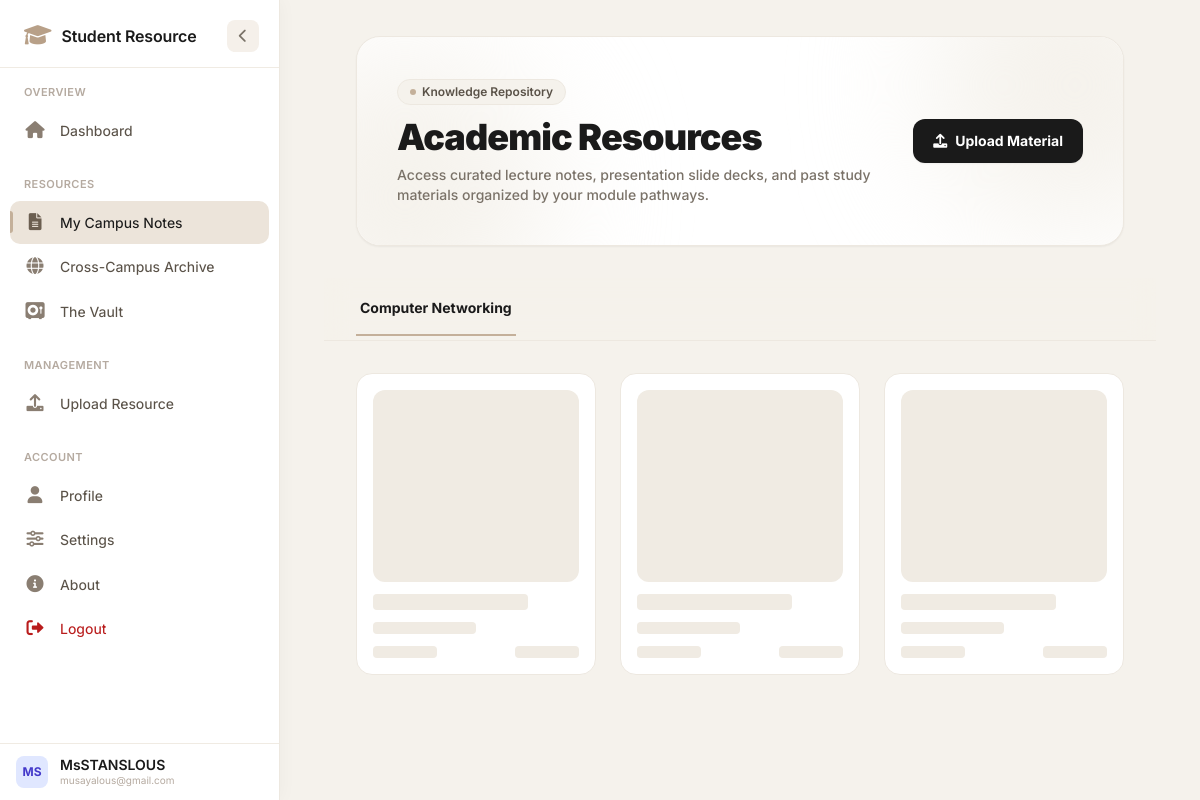
/campus_notes (signed in), run on the app's committed database.
### app/models.py (models this page shows)
class User(db.Model, UserMixin):
    id = db.Column(db.Integer, primary_key=True)
    full_name = db.Column(db.String(100), nullable=False)
    email = db.Column(db.String(120), unique=True, nullable=False)
    password_hash = db.Column(db.String(128), nullable=False)
    campus = db.Column(db.String(50), nullable=False)
    student_id = db.Column(db.String(20), nullable=True)
    phone_number = db.Column(db.String(15), nullable=True)
    year = db.Column(db.Integer, default=1)
    semester = db.Column(db.Integer, default=1)
    program_id = db.Column(db.Integer, db.ForeignKey('program.id'), nullable=False)
    is_approved = db.Column(db.Boolean, default=False)
    is_class_rep = db.Column(db.Boolean, default=False)
    is_admin = db.Column(db.Boolean, default=False)
    created_at = db.Column(db.DateTime, default=datetime.utcnow)
    theme_preference = db.Column(db.String(20), default='light')  # 'light' or 'dark'
    language_preference = db.Column(db.String(10), default='en')  # 'en' for now
    is_active = db.Column(db.Boolean, default=True)  # soft delete flag

class Module(db.Model):
    id = db.Column(db.Integer, primary_key=True)
    name = db.Column(db.String(100), nullable=False)
    code = db.Column(db.String(20), nullable=True)
    programs = db.relationship('Program', secondary=module_programs, backref=db.backref('modules', lazy='dynamic'))
    resources = db.relationship('Resource', backref='module', lazy=True)

### app/core/routes.py (the view)
@core.route('/campus_notes')
@login_required
def campus_notes():
    notes = Resource.query.filter_by(campus=current_user.campus) \
        .join(Resource.programs) \
        .filter(Program.id == current_user.program_id) \
        .order_by(Resource.id.desc()) \
        .all()
    grouped_notes = {}
    for note in notes:
        m_name = note.module.name
        if m_name not in grouped_notes:
            grouped_notes[m_name] = []
        grouped_notes[m_name].append(note)
    return render_template('core/student/campus_notes.html', grouped_notes=grouped_notes)

### app/__init__.py (called while the page is built)
@login_manager.user_loader
def load_user(user_id):
    return User.query.get(int(user_id))

### app/templates/core/student/campus_notes.html (shortened to what this page needs)
{% extends 'base.html' %}
{% block content %}
<div class="space-y-8 max-w-7xl mx-auto px-4 sm:px-6 lg:px-8 relative">
    <div class="relative overflow-hidden rounded-3xl bg-white p-8 sm:p-10 shadow-sm border border-[#ede8e0] text-[#1a1a1a]">
        <div class="absolute -bottom-24 -left-24 w-72 h-72 bg-[#f5f2ec] rounded-full blur-3xl pointer-events-none"></div>
        <div class="relative z-10 flex flex-col md:flex-row md:items-center md:justify-between gap-6">
            <div>
                <span class="inline-flex items-center gap-1.5 px-3 py-1 rounded-full text-xs font-semibold bg-[#f5f2ec] border border-[#ede8e0] text-[#5a5248] mb-3 backdrop-blur-md">
                    <span class="w-1.5 h-1.5 rounded-full bg-[#c4b09a] animate-pulse"></span>
                    Knowledge Repository
                </span>
                <h1 class="text-3xl font-black text-[#1a1a1a] tracking-tight sm:text-4xl">Academic Resources</h1>
                <p class="text-[#7a7268] text-sm mt-2 font-medium max-w-xl">Access curated lecture notes, presentation slide decks, and past study materials organized by your module pathways.</p>
            </div>
            {% if current_user.is_class_rep %}
            <div class="flex-shrink-0">
                <a href="{{ url_for('core.upload_resource') }}"
                   class="inline-flex items-center justify-center bg-[#1a1a1a] hover:bg-black text-white px-5 py-3 rounded-xl text-sm font-bold transition-all shadow-sm hover:shadow-md active:scale-[0.98]">
                    <i class="fas fa-upload mr-2"></i>
                    Upload Material
                </a>
            </div>
            {% endif %}
        </div>
    </div>
    <div class="border-b border-[#ede8e0] sticky top-0 bg-[#f5f2ec]/80 backdrop-blur-md z-10 -mx-4 px-4 sm:-mx-6 sm:px-6 lg:-mx-8 lg:px-8">
        <nav class="flex space-x-6 overflow-x-auto no-scrollbar py-1">
            {% for module_name in grouped_notes.keys() %}
            <button onclick="switchTab('{{ loop.index }}')"
                    id="tab-btn-{{ loop.index }}"
                    class="tab-btn border-b-2 px-1 py-4 text-sm font-bold focus:outline-none whitespace-nowrap transition-all duration-200 relative group
                    {% if loop.first %}border-[#c4b09a] text-[#1a1a1a]{% else %}border-transparent text-[#b5aaa0] hover:text-[#5a5248]{% endif %}">
                {{ module_name }}
            </button>
            {% endfor %}
        </nav>
    </div>
    <div id="notes-skeleton-loader" class="mt-8 grid grid-cols-1 sm:grid-cols-2 lg:grid-cols-3 gap-6">
        {% for idx in range(3) %}
        <div class="bg-white border border-[#ede8e0] rounded-2xl p-4 space-y-3 animate-pulse">
            <div class="h-48 bg-[#f0ebe3] rounded-xl"></div>
            <div class="h-4 bg-[#f0ebe3] rounded w-3/4"></div>
            <div class="h-3 bg-[#f0ebe3] rounded w-1/2"></div>
            <div class="flex justify-between">
                <div class="h-3 bg-[#f0ebe3] rounded w-16"></div>
                <div class="h-3 bg-[#f0ebe3] rounded w-16"></div>
            </div>
        </div>
        {% endfor %}
    </div>
</div>
{% endblock %}

### app/templates/base.html (shortened to what this page needs)
<!DOCTYPE html>
<html lang="en">
<head>
    <link rel="stylesheet" href="https://cdnjs.cloudflare.com/ajax/libs/font-awesome/6.0.0-beta3/css/all.min.css" />
    <script src="https://cdn.tailwindcss.com"></script>
</head>
<body class="{% if current_user.is_authenticated and current_user.theme_preference == 'dark' %}dark-theme{% endif %}">
    <aside class="sidebar" id="sidebar" data-turbo-permanent role="navigation" aria-label="Main navigation">
        <div class="sidebar-header">
            <div class="brand">
                <span class="brand-icon"><i class="fas fa-graduation-cap"></i></span>
                <span class="brand-text">Student Resource</span>
            </div>
            <button class="toggle-btn" id="toggleBtn" aria-label="Toggle navigation" title="Collapse / Expand">
                <i class="fas fa-chevron-left"></i>
            </button>
        </div>
        <div class="nav-scroll" id="navScroll">
            <div class="nav-group">
                <div class="nav-group-label">Overview</div>
                {% if current_user.is_admin %}
                    <a href="{{ url_for('core.admin_dashboard') }}"
                       class="nav-item {% if request.endpoint == 'core.admin_dashboard' %}active{% endif %}"
                       data-tooltip="Admin Dashboard" data-page="admin_dashboard">
                        <span class="nav-icon"><i class="fas fa-gauge-high"></i></span>
                        <span class="nav-text">Admin Dashboard</span>
                    </a>
                    <a href="{{ url_for('core.admin_analytics') }}"
                       class="nav-item {% if request.endpoint == 'core.admin_analytics' %}active{% endif %}"
                       data-tooltip="Analytics" data-page="admin_analytics">
                        <span class="nav-icon"><i class="fas fa-chart-pie"></i></span>
                        <span class="nav-text">Analytics</span>
                    </a>
                {% else %}
                    <a href="{{ url_for('core.dashboard') }}"
                       class="nav-item {% if request.endpoint == 'core.dashboard' %}active{% endif %}"
                       data-tooltip="Dashboard" data-page="dashboard">
                        <span class="nav-icon"><i class="fas fa-home"></i></span>
                        <span class="nav-text">Dashboard</span>
                    </a>
                {% endif %}
            </div>
            {% if not current_user.is_admin %}
            <div class="nav-group">
                <div class="nav-group-label">Resources</div>
                <a href="{{ url_for('core.campus_notes') }}"
                   class="nav-item {% if request.endpoint == 'core.campus_notes' %}active{% endif %}"
                   data-tooltip="My Notes" data-page="campus_notes">
                    <span class="nav-icon"><i class="fas fa-file-alt"></i></span>
                    <span class="nav-text">My Campus Notes</span>
                </a>
                <a href="{{ url_for('core.cross_campus') }}"
                   class="nav-item {% if request.endpoint == 'core.cross_campus' %}active{% endif %}"
                   data-tooltip="Cross-Campus" data-page="cross_campus">
                    <span class="nav-icon"><i class="fas fa-globe"></i></span>
                    <span class="nav-text">Cross-Campus Archive</span>
                </a>
                <a href="{{ url_for('core.vault') }}"
                   class="nav-item {% if request.endpoint == 'core.vault' %}active{% endif %}"
                   data-tooltip="Vault" data-page="vault">
                    <span class="nav-icon"><i class="fas fa-vault"></i></span>
                    <span class="nav-text">The Vault</span>
                </a>
            </div>
            {% endif %}
            {% if current_user.is_class_rep and not current_user.is_admin %}
            <div class="nav-group">
                <div class="nav-group-label">Management</div>
                <a href="{{ url_for('core.upload_resource') }}"
                   class="nav-item {% if request.endpoint == 'core.upload_resource' %}active{% endif %}"
                   data-tooltip="Upload" data-page="upload_resource">
                    <span class="nav-icon"><i class="fas fa-upload"></i></span>
                    <span class="nav-text">Upload Resource</span>
                </a>
            </div>
            {% endif %}
            <div class="nav-group">
                <div class="nav-group-label">Account</div>
                <a href="{{ url_for('core.profile') }}"
                   class="nav-item {% if request.endpoint == 'core.profile' %}active{% endif %}"
                   data-tooltip="Profile" data-page="profile">
                    <span class="nav-icon"><i class="fas fa-user"></i></span>
                    <span class="nav-text">Profile</span>
                </a>
                <a href="{{ url_for('core.settings') }}" class="nav-item {% if request.endpoint == 'core.settings' %}active{% endif %}" data-tooltip="Settings" data-page="settings">
                    <span class="nav-icon"><i class="fas fa-sliders-h"></i></span>
                    <span class="nav-text">Settings</span>
                </a>
                <a href="{{ url_for('core.about') }}"
                   class="nav-item {% if request.endpoint == 'core.about' %}active{% endif %}"
                   data-tooltip="About" data-page="about">
                    <span class="nav-icon"><i class="fas fa-info-circle"></i></span>
                    <span class="nav-text">About</span>
                </a>
                <a href="{{ url_for('auth.logout') }}" data-turbo="false"
                   class="nav-item" data-tooltip="Logout" style="color:#b91c1c;">
                    <span class="nav-icon"><i class="fas fa-sign-out-alt" style="color:#b91c1c;"></i></span>
                    <span class="nav-text">Logout</span>
                </a>
            </div>
        </div>
        <div class="sidebar-footer" style="border-top:1px solid #f0ebe3; padding:12px 16px; flex-shrink:0;">
            <div class="flex items-center space-x-3">
                <div class="h-8 w-8 rounded-lg bg-indigo-100 text-indigo-700 font-bold text-xs flex items-center justify-center flex-shrink-0">
                    {% if current_user.is_authenticated %}{{ current_user.full_name[:2].upper() }}{% else %}GS{% endif %}
                </div>
                <div class="flex flex-col min-w-0">
                    <span class="text-sm font-semibold text-[#1a1a1a] truncate leading-tight">
                        {% if current_user.is_authenticated %}{{ current_user.full_name }}{% else %}Guest{% endif %}
                    </span>
                    <span class="text-[10px] text-[#b5aaa0] truncate">{{ current_user.email if current_user.is_authenticated else 'Not logged in' }}</span>
                </div>
            </div>
        </div>
    </aside>
    <main class="main-content" id="mainContent">
        <div class="max-w-7xl mx-auto pb-12">
            {% block content %}{% endblock %}
        </div>
    </main>
</body>
</html>

### app/templates/base.html (style rules this page uses)
*, *::before, *::after { margin: 0; padding: 0; box-sizing: border-box; }
body { font-family: 'Inter', -apple-system, BlinkMacSystemFont, sans-serif; background: #f5f2ec; color: #1a1a1a; display: flex; min-height: 100vh; margin: 0; }
.sidebar { position: sticky; top: 0; left: 0; height: 100vh; width: 280px; min-width: 280px; background: #ffffff; border-right: 1px solid #ede8e0; display: flex; flex-direction: column; transition: width 0.32s cubic-bezier(0.4, 0, 0.2, 1), min-width 0.32s cubic-bezier(0.4, 0, 0.2, 1); overflow: hidden; z-index: 100; box-shadow: 2px 0 16px rgba(0, 0, 0, 0.03); flex-shrink: 0; }
.sidebar-header { display: flex; align-items: center; justify-content: space-between; padding: 18px 20px 14px 24px; border-bottom: 1px solid #f0ebe3; flex-shrink: 0; min-height: 68px; }
.brand { display: flex; align-items: center; gap: 10px; overflow: hidden; white-space: nowrap; }
.brand-icon { font-size: 22px; color: #b8a088; flex-shrink: 0; }
.brand-text { font-weight: 600; font-size: 16px; letter-spacing: -0.01em; color: #1a1a1a; transition: opacity 0.25s ease, transform 0.25s ease; }
.toggle-btn { width: 32px; height: 32px; border: none; border-radius: 8px; background: #f5f0ea; color: #7a7268; font-size: 14px; cursor: pointer; display: flex; align-items: center; justify-content: center; transition: background 0.2s ease, color 0.2s ease, transform 0.32s cubic-bezier(0.4, 0, 0.2, 1); flex-shrink: 0; }
.toggle-btn .fa-chevron-left { transition: transform 0.32s cubic-bezier(0.4, 0, 0.2, 1); }
.nav-scroll { flex: 1; overflow-y: auto; overflow-x: hidden; padding: 10px 10px 20px 10px; scroll-behavior: smooth; }
.nav-group { margin-bottom: 18px; }
.nav-group:last-child { margin-bottom: 0; }
.nav-group-label { font-size: 11px; font-weight: 600; letter-spacing: 0.04em; text-transform: uppercase; color: #b5aaa0; padding: 6px 14px 8px 14px; transition: opacity 0.25s ease, height 0.25s ease, padding 0.25s ease; opacity: 1; height: auto; overflow: hidden; white-space: nowrap; }
.nav-item { display: flex; align-items: center; gap: 14px; padding: 9px 14px; border-radius: 10px; cursor: pointer; transition: background 0.18s ease, color 0.18s ease, padding 0.18s ease; color: #5a5248; text-decoration: none; position: relative; white-space: nowrap; margin-bottom: 1px; min-height: 40px; user-select: none; }
.nav-item.active { background: #ece4da; color: #1a1a1a; font-weight: 500; }
.nav-item.active::before { content: ''; position: absolute; left: 0; top: 50%; transform: translateY(-50%); width: 3px; height: 22px; background: #c4b09a; border-radius: 0 4px 4px 0; transition: height 0.2s ease; }
.nav-item .nav-icon { font-size: 17px; width: 22px; text-align: center; flex-shrink: 0; color: #8a7e72; transition: color 0.18s ease; }
.nav-item.active .nav-icon { color: #6b5e50; }
.nav-item .nav-text { font-size: 14px; font-weight: 450; flex: 1; transition: opacity 0.25s ease, transform 0.25s ease; overflow: hidden; text-overflow: ellipsis; }
.nav-item[data-tooltip] { position: relative; }
.main-content { flex: 1; padding: 36px 44px; background: #f5f2ec; min-height: 100vh; overflow-y: auto; }
:root { --bg-body: #f5f2ec; --bg-card: #ffffff; --text-primary: #1a1a1a; --text-secondary: #5a5248; --text-muted: #b5aaa0; --border-color: #ede8e0; --border-light: #f0ebe3; --shadow: 0 2px 8px rgba(0,0,0,0.04); }
body { background: var(--bg-body); color: var(--text-primary); transition: background 0.2s ease, color 0.2s ease; }

### app/templates/core/student/campus_notes.html (style rules this page uses)
.no-scrollbar { -ms-overflow-style: none; scrollbar-width: none; }

### data on the page
User: full_name "MS", full_name "MsSTANSLOUS", is_active+email "musayalous@gmail.com"
Module: name "Computer Networking"
